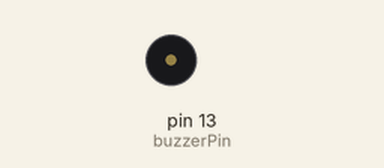
Bench run of a sketch on a simulated Arduino Uno, built with avr-gcc and run on an emulated ATmega328P. Parts: buzzer (waves = sounding, pin HIGH).

Above: at 0.5 s.
Timing chart, 0 to 4.6 s (numbered marks = the images above):
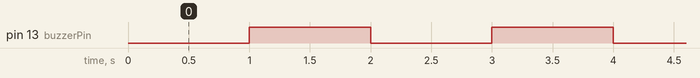

The sketch:

lesson9_01.ino
```cpp
const int buzzerPin = 13;//13ピンをブザーに割り当て

void setup() {
    pinMode(buzzerPin,OUTPUT);//ブザーのピン番号を出力に設定
}

void loop() {
    digitalWrite(buzzerPin,LOW);//ブザーのビーブ音（低音）
    delay(1000);                 //200ms待機
    digitalWrite(buzzerPin,HIGH);//ブザーを停止
    delay(1000);                 //200ms待機
}
```

Measured:
- by itself, pin 13 (buzzerPin): alternates HIGH for 1.0 s and LOW for 1.0 s
